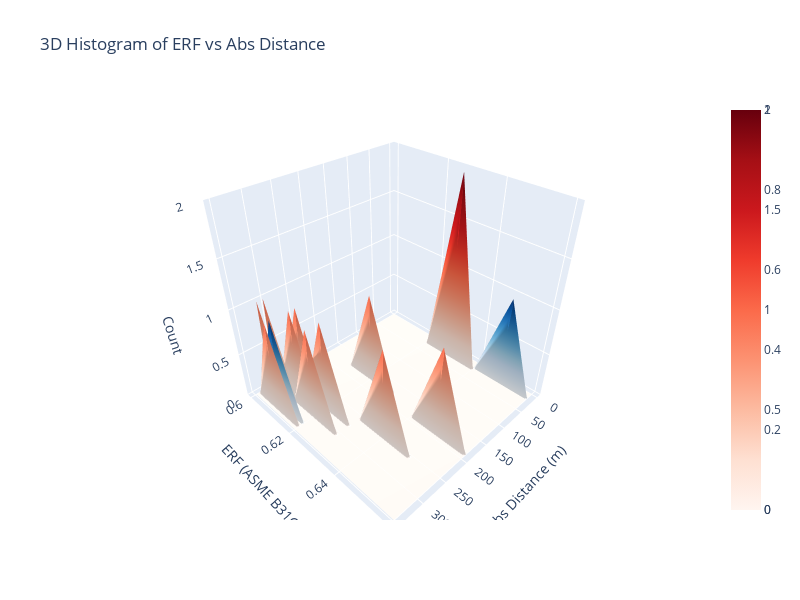

Notebook cell for this chart:
### Code cell
min_distance = 0.0
max_distance = 350.0
bin_width = 3  # Bin width for histogram

# Generate bins with custom width
bins_x = np.arange(min_distance, max_distance + bin_width, bin_width)
bins_y = np.linspace(min(new_df['ERF (ASME B31G)']), max(new_df['ERF (ASME B31G)']), 50)

# Ensure bins_y is an integer number of bins
bins_y = np.unique(np.round(bins_y, 2))  # Ensure unique and rounded to 2 decimal places

# Separate data by type
internal_data = new_df[new_df['Type'] == 'Internal']
external_data = new_df[new_df['Type'] == 'External']

# Create histograms
internal_hist, xedges, yedges = np.histogram2d(
    internal_data['Abs. Distance (m)'],
    internal_data['ERF (ASME B31G)'],
    bins=[bins_x, bins_y]
)

external_hist, _, _ = np.histogram2d(
    external_data['Abs. Distance (m)'],
    external_data['ERF (ASME B31G)'],
    bins=[bins_x, bins_y]
)

# Create 3D plot
fig = go.Figure()

# Add Internal data
fig.add_trace(go.Surface(
    z=internal_hist.T,  # Transpose to match the x and y axes
    x=bins_x[:-1],      # Bin edges for x-axis
    y=bins_y[:-1],      # Bin edges for y-axis
    colorscale='Blues',
    name='Internal',
    showscale=True
))

# Add External data
fig.add_trace(go.Surface(
    z=external_hist.T,  # Transpose to match the x and y axes
    x=bins_x[:-1],      # Bin edges for x-axis
    y=bins_y[:-1],      # Bin edges for y-axis
    colorscale='Reds',
    name='External',
    showscale=True
))

# Update layout
fig.update_layout(
    title='3D Histogram of ERF vs Abs Distance',
    scene=dict(
        xaxis_title='Abs Distance (m)',
        yaxis_title='ERF (ASME B31G)',
        zaxis_title='Count',
        zaxis=dict(range=[0, max(internal_hist.max(), external_hist.max())])  # Set z-axis range based on maximum count
    ),
    height=600,
    width=800
)

# Show the plot
fig.show()

### Figure 1 — Plotly figure (JSON) as saved in the notebook; plotly's stock layout.template omitted (floating-point values rounded to 4 significant figures; data arrays with more than 128 entries replaced by an {"elided": "..."} marker saying what was removed)
{"data": [{"colorscale": [[0, "rgb(247,251,255)"], [0.125, "rgb(222,235,247)"], [0.25, "rgb(198,219,239)"], [0.375, "rgb(158,202,225)"], [0.5, "rgb(107,174,214)"], [0.625, "rgb(66,146,198)"], [0.75, "rgb(33,113,181)"], [0.875, "rgb(8,81,156)"], [1, "rgb(8,48,107)"]], "name": "Internal", "showscale": true, "type": "surface", "x": [0, 3, 6, 9, 12, 15, 18, 21, 24, 27, 30, 33, 36, 39, 42, 45, 48, 51, 54, 57, 60, 63, 66, 69, 72, 75, 78, 81, 84, 87, 90, 93, 96, 99, 102, 105, 108, 111, 114, 117, 120, 123, 126, 129, 132, 135, 138, 141, 144, 147, 150, 153, 156, 159, 162, 165, 168, 171, 174, 177, 180, 183, 186, 189, 192, 195, 198, 201, 204, 207, 210, 213, 216, 219, 222, 225, 228, 231, 234, 237, 240, 243, 246, 249, 252, 255, 258, 261, 264, 267, 270, 273, 276, 279, 282, 285, 288, 291, 294, 297, 300, 303, 306, 309, 312, 315, 318, 321, 324, 327, 330, 333, 336, 339, 342, 345, 348], "y": [0.6, 0.61, 0.62, 0.63, 0.64, 0.65, 0.66], "z": {"elided": "7x117 int values"}}, {"colorscale": [[0, "rgb(255,245,240)"], [0.125, "rgb(254,224,210)"], [0.25, "rgb(252,187,161)"], [0.375, "rgb(252,146,114)"], [0.5, "rgb(251,106,74)"], [0.625, "rgb(239,59,44)"], [0.75, "rgb(203,24,29)"], [0.875, "rgb(165,15,21)"], [1, "rgb(103,0,13)"]], "name": "External", "showscale": true, "type": "surface", "x": [0, 3, 6, 9, 12, 15, 18, 21, 24, 27, 30, 33, 36, 39, 42, 45, 48, 51, 54, 57, 60, 63, 66, 69, 72, 75, 78, 81, 84, 87, 90, 93, 96, 99, 102, 105, 108, 111, 114, 117, 120, 123, 126, 129, 132, 135, 138, 141, 144, 147, 150, 153, 156, 159, 162, 165, 168, 171, 174, 177, 180, 183, 186, 189, 192, 195, 198, 201, 204, 207, 210, 213, 216, 219, 222, 225, 228, 231, 234, 237, 240, 243, 246, 249, 252, 255, 258, 261, 264, 267, 270, 273, 276, 279, 282, 285, 288, 291, 294, 297, 300, 303, 306, 309, 312, 315, 318, 321, 324, 327, 330, 333, 336, 339, 342, 345, 348], "y": [0.6, 0.61, 0.62, 0.63, 0.64, 0.65, 0.66], "z": {"elided": "7x117 int values"}}], "layout": {"height": 600, "scene": {"xaxis": {"title": {"text": "Abs Distance (m)"}}, "yaxis": {"title": {"text": "ERF (ASME B31G)"}}, "zaxis": {"range": [0, 2], "title": {"text": "Count"}}}, "title": {"text": "3D Histogram of ERF vs Abs Distance"}, "width": 800}}
